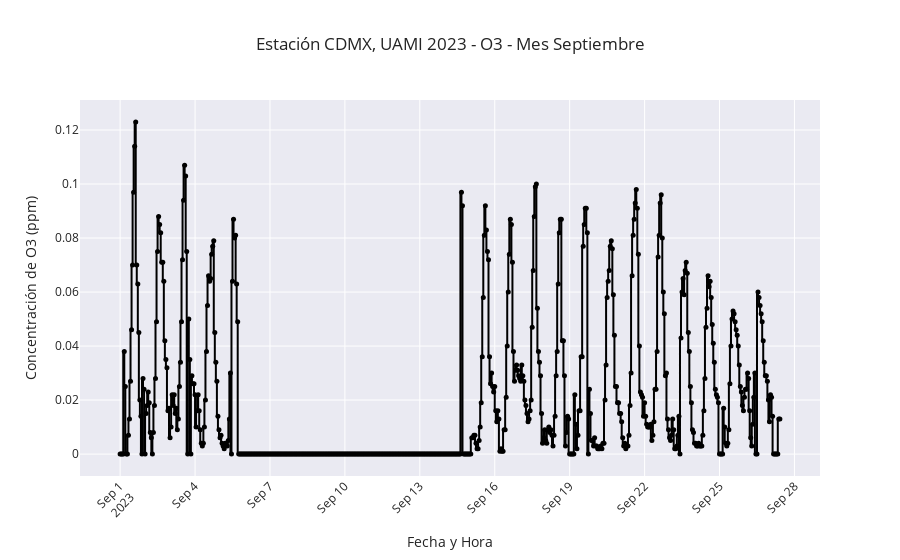

This figure's notebook cell:
### Code cell
generar_grafico(data_clean, 'O3', 'CDMX_UAMI2023',9)

### Figure 1 — Plotly figure (JSON) as saved in the notebook; plotly's stock layout.template omitted (floating-point values rounded to 4 significant figures; data arrays with more than 128 entries replaced by an {"elided": "..."} marker saying what was removed)
{"data": [{"hovertemplate": "Fecha y Hora=%{x}<br>O3 (ppm)=%{y}<extra></extra>", "legendgroup": "", "line": {"color": "black", "dash": "solid", "shape": "vh", "width": 2}, "marker": {"size": 5, "symbol": "circle"}, "mode": "lines+markers", "name": "", "orientation": "v", "showlegend": false, "type": "scatter", "x": {"elided": "635 str values"}, "xaxis": "x", "y": {"elided": "635 float values"}, "yaxis": "y"}], "layout": {"legend": {"tracegroupgap": 0}, "title": {"text": " Estación CDMX, UAMI 2023 - O3 - Mes Septiembre"}, "xaxis": {"anchor": "y", "domain": [0, 1], "tickangle": -45, "title": {"text": "Fecha y Hora"}}, "yaxis": {"anchor": "x", "domain": [0, 1], "title": {"text": "Concentración de O3 (ppm)"}}}}
